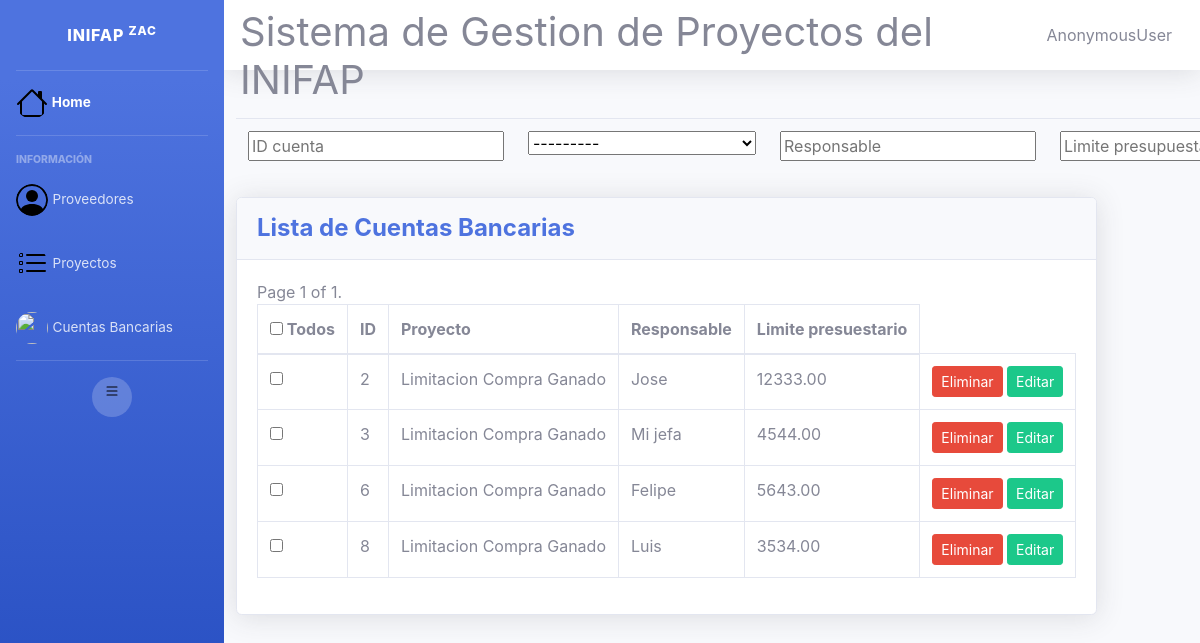
/cuentas/buscar-cuenta, run on an earlier commit of the app's database.
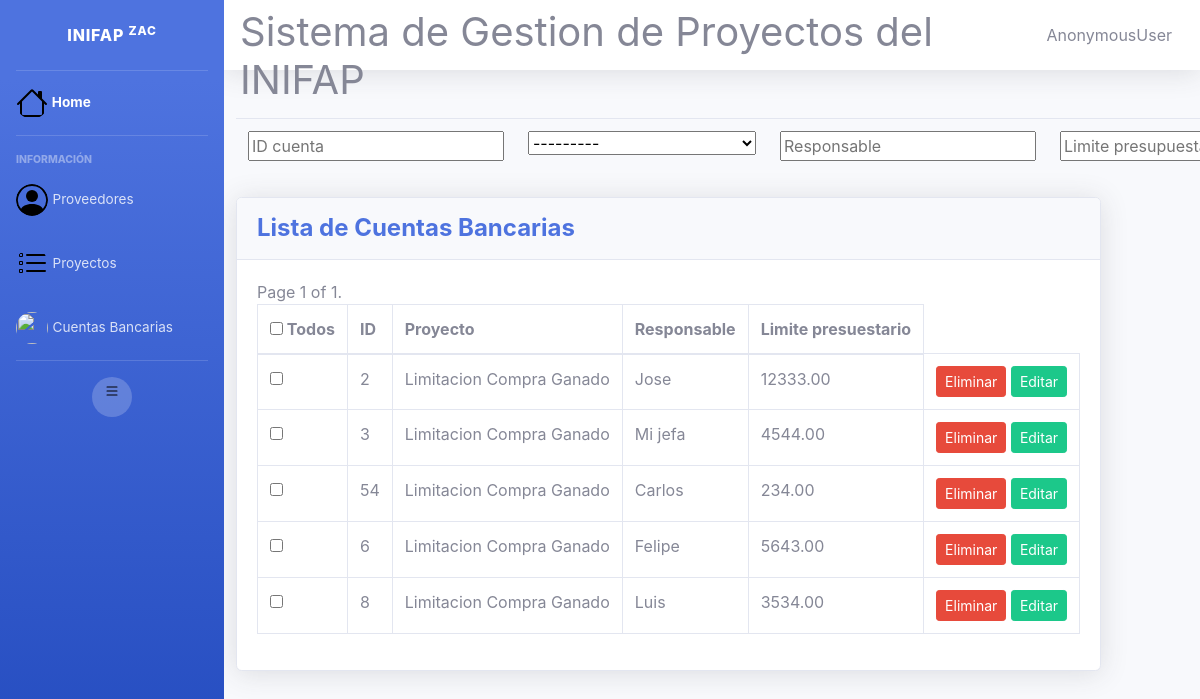
And on a later commit of the database.
### cuentas/models.py (models this page shows)
class CuentaBancaria(models.Model):
    idcuenta = models.CharField('ID cuenta', max_length=8, primary_key=True)
    responsable = models.CharField(max_length=100)
    limite_presupuestario = models.DecimalField(max_digits=10, decimal_places=2)
    proyecto = models.ForeignKey("proyecto.Proyecto", \
        verbose_name='Proyecto', on_delete=models.DO_NOTHING)

### proyecto/models.py (models this page shows)
class Proyecto(models.Model):
    num_proyecto = models.CharField('NUM Proyecto', max_length=8, primary_key=True)
    nombre_proyecto = models.CharField('Nombre del proyecto',max_length=255)
    objetivo = models.TextField('Objetivo',max_length=255)
    presupuesto = models.CharField('Presupuesto ($)', max_length=15)
    duracion = models.DecimalField('Duracion (Meses)', max_digits=78, decimal_places=2)
    responsables = models.CharField('Responsable', max_length=200)
    proveedor = models.ForeignKey("proveedores.Proveedor", \
        verbose_name='Proveedor', on_delete=models.CASCADE)
    def __str__(slef):
        return slef.nombre_proyecto

### cuentas/views.py (the view)
# urls.py: path('buscar-cuenta', views.buscar_cuenta, name='buscar_cuenta'),
def buscar_cuenta(request):
    cuentas = CuentaBancaria.objects.all().order_by('idcuenta','responsable')
    if request.method == 'POST':
        form = FiltrosCuenta(request.POST)
        idcuenta = request.POST.get('idcuenta',None)
        proyecto = request.POST.get('proyecto',None)
        responsable = request.POST.get('responsable',None)
        limite_presupuestario = request.POST.get('limite_presupuestario',None)
        if idcuenta:
            cuentas = cuentas.filter(idcuenta__contains=idcuenta)
        if proyecto:
            cuentas = cuentas.get(proyecto__contains=proyecto)
        if responsable:
            cuentas = cuentas.filter(responsable__contains=responsable)
        if limite_presupuestario:
            cuentas = cuentas.filter(limite_presupuestario__contains=limite_presupuestario)
        print(cuentas.query)
    else:
        form = FiltrosCuenta()
    paginator = Paginator(cuentas, 5)
    page_number = request.POST.get("page")
    page_obj = paginator.get_page(page_number)
    context = {
        'object_list': page_obj,
        'page_obj': page_obj,
        'form': form
    }
    return render(request, 'cuentas/cuentabancaria_list.html', context)

### cuentas/forms.py
class FiltrosCuenta(FormCuentaBancaria):
    def __init__(self, *args, **kwargs):
        super(FiltrosCuenta, self).__init__(*args, **kwargs)
        for field in self.fields:
            self.fields[field].required = False

### cuentas/templates/cuentas/cuentabancaria_list.html (shortened to what this page needs)
{% extends 'base.html' %}
{% load static %}
{% block contenido %}
<form action="{% url 'buscar_cuenta' %}" method="post" id="form">
    <table class="table">
        <tr>
            <td>{{form.idcuenta}}</td>
            <td>{{form.proyecto}}</td>
            <td>{{form.responsable}}</td>
            <td>{{form.limite_presupuestario}}</td>
        </tr>
    </table>
</form>
<div class="card shadow mb-4">
    <div class="card-header py-3">
        <h4 class="m-0 font-weight-bold text-primary">Lista de Cuentas Bancarias</h4>
    </div>
    <div class="card-body">
        <div class="table-responsive">
            <table class="table table-bordered" id="dataTable" width="100%" cellspacing="0">
                <form action="{% url 'eliminar_cuentas' %}" method="post">
                    <thead>
                        <tr>
                            <th><input type="checkbox" name="todos"> Todos</th>
                            <th>ID</th>
                            <th>Proyecto</th>
                            <th>Responsable</th>
                            <th>Limite presuestario</th>
                        </tr>
                    </thead>
                    <tbody>
                        {% for cuenta in object_list %}
                        <tr>
                            <td><input type="checkbox" name="{{cuenta.idcuenta}}"></td>
                            <td>{{ cuenta.idcuenta }}</td>
                            <td>{{ cuenta.proyecto }}</td>
                            <td>{{ cuenta.responsable }}</td>
                            <td>{{ cuenta.limite_presupuestario }}</td>
                            <td>
                                <a href="{% url 'eliminar_cuenta' cuenta.idcuenta %}" class="btn btn-danger btn-sm">Eliminar</a>
                                <a href="{% url 'editar_cuenta' cuenta.idcuenta %}" class="btn btn-success btn-sm">Editar</a>
                            </td>
                        </tr>
                        {% endfor %}
                    </tbody>
                </form>
                <div class="pagination">
                    <span class="step-links">
                        <span class="current">
                            Page {{ page_obj.number }} of {{ page_obj.paginator.num_pages }}.
                        </span>
                    </span>
                </div>
            </table>
        </div>
    </div>
</div>
{% endblock %}

What changed in the data, as far as the page shows it:
added CuentaBancaria: idcuenta "54", proyecto "Limitacion Compra Ganado", responsable "Carlos", limite_presupuestario "234.00"
